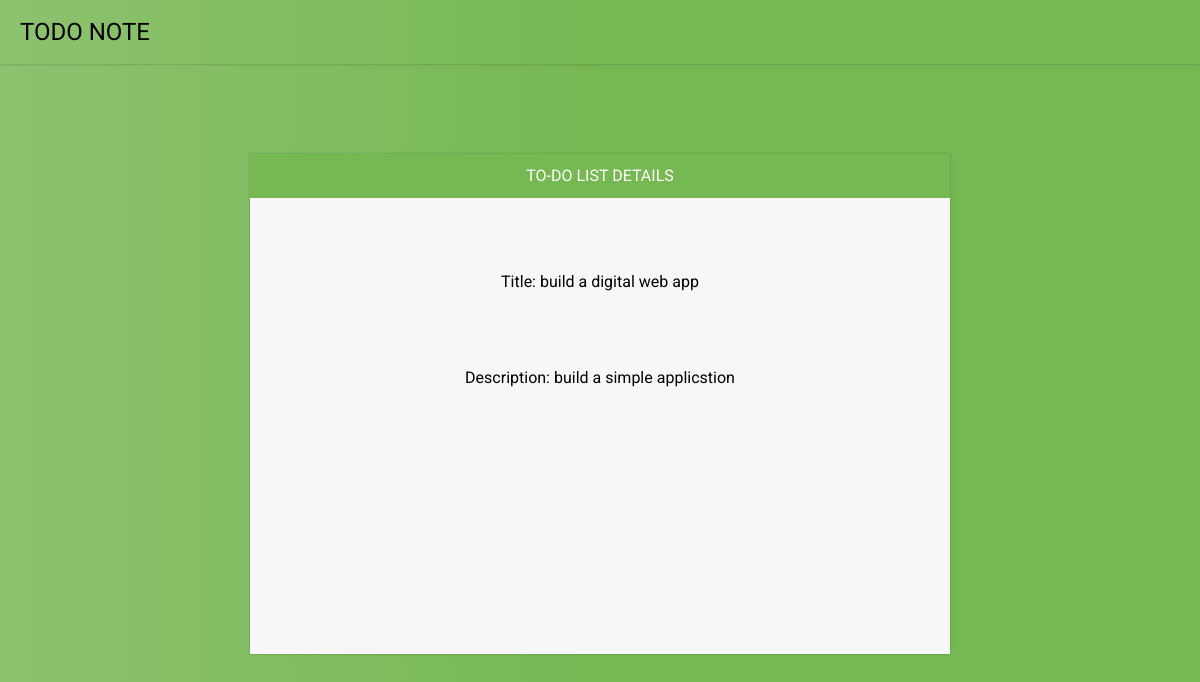
Screenshot of /detail/1 (signed in) with the database file from the repository.
### baseApp/models.py (models this page shows, shortened)
class TodoTable(models.Model):
    userName = models.ForeignKey(User,on_delete=models.CASCADE,null=True)
    title = models.CharField(max_length=100,blank=False)
    description = models.TextField(blank=True,null=True)
    dateAdded = models.DateTimeField(auto_now_add=True)
    todo_id = models.IntegerField(primary_key=True)

### baseApp/views.py (the view)
# urls.py: path('detail/<int:pk>',DisplayPageView.as_view(), name='detail'),
class DisplayPageView(LoginRequiredMixin,DetailView):
    template_name = 'baseApp/display.html'
    model = TodoTable
    context_object_name = 'data'

### baseApp/templates/baseApp/display.html (shortened to what this page needs)
{% extends 'baseApp/base.html' %}
{% block content %}
<div id="container">
    <h1 style="text-align:center">To-Do List Details</h1>
    <div style="text-align:center"> <br><br><br>
        <p>Title: {{data.title}}</p> <br><br><br>
        <p>Description: {{data.description}}</p>
    </div>
</div>
{% endblock %}

### baseApp/static/homeStyle.css (style rules this page uses)
* { box-sizing: border-box; -moz-box-sizing: border-box; }
body { font-family: Roboto; background: #c2e59c; background: -webkit-linear-gradient(to left, #c2e59c, #0DE6AC); background: linear-gradient(to left, #bcccab, #0DE6AC); }
h1 { background-color: #76b852; color: #fff; margin: 0; padding: 10px 20px; text-transform: uppercase; font-size: 1.25em; font-weight: normal; }
#container { width: 700px; height: 500px; margin: 90px auto; background-color: #f7f7f7; box-shadow: 0 0 3px rgba(0, 0, 0, 0.2); }
body { background: #76b852; background: rgb(141,194,111); background: linear-gradient(90deg, rgba(141,194,111,1) 0%, rgba(118,184,82,1) 50%); font-family: "Roboto", sans-serif; -webkit-font-smoothing: antialiased; -moz-osx-font-smoothing: grayscale; }

### rows the page displays
TodoTable: title "build a digital web app", description "build a simple applicstion"
